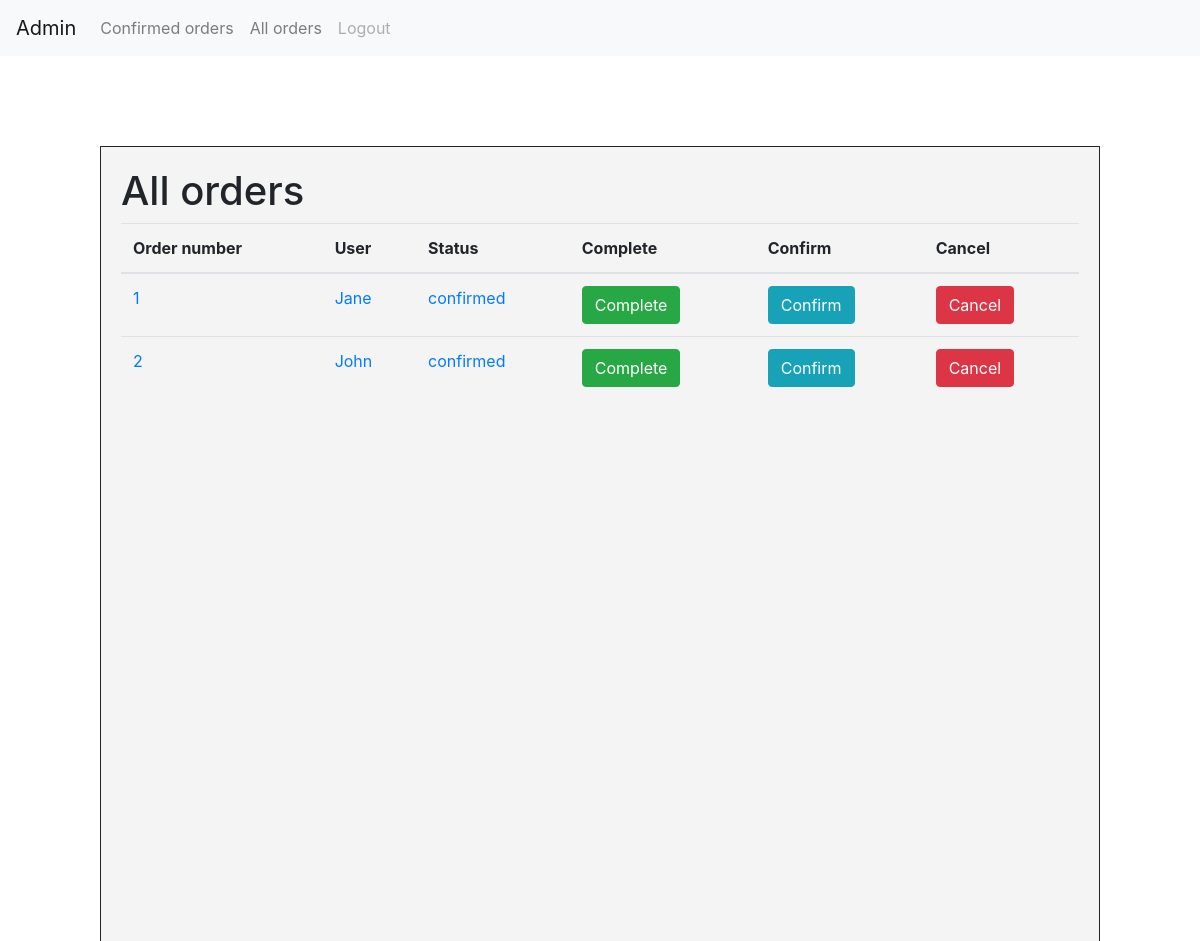
/staff_all_orders (signed in), run on an earlier commit of the app's database.
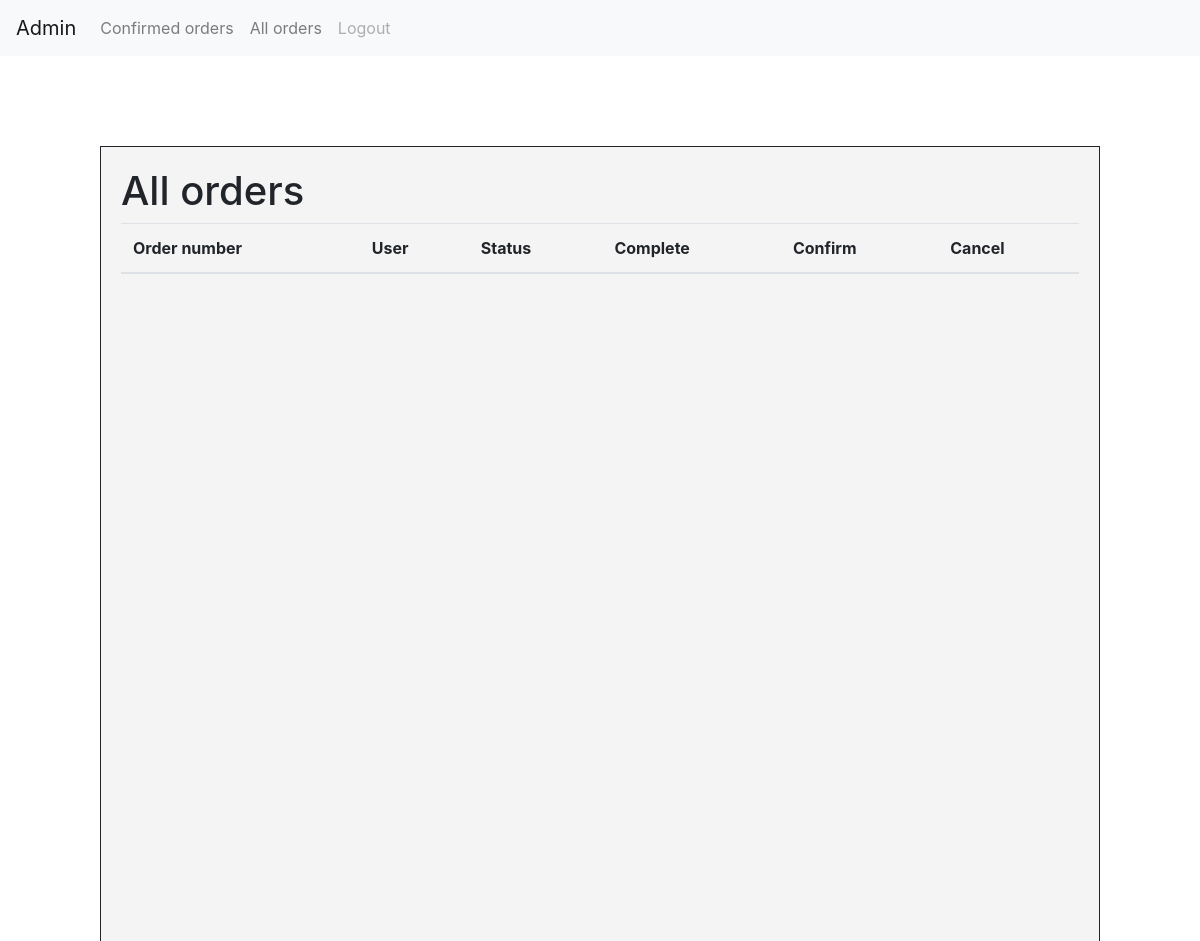
And on a later commit of the database.
### orders/models.py (models this page shows, shortened)
class Orders_tracking(models.Model):
    user = models.ForeignKey(User, on_delete=models.CASCADE)
    order_number = models.IntegerField(blank=True, null=True)
    status = models.CharField(max_length=15, blank=True, null=True)

### orders/views.py (the view)
# urls.py: path("staff_all_orders", views.staff_all_orders, name="staff_all_orders"),
def staff_all_orders(request):
    orders = Orders_tracking.objects.all()
    context ={"Orders": orders,
    }
    return render(request, "orders/staff_all_orders.html", context)

### orders/templates/orders/staff_all_orders.html (shortened to what this page needs)
{% extends "orders/base_staff.html" %}
{% block body %}
    <div class="menu-table">
            <h1>All orders</h1>
            <table class="table table-hover">
                    <thead>
                        <tr>
                        <th scope="col">Order number</th>
                        <th scope="col">User</th>
                        <th scope="col">Status</th>
                        <th scope="col">Complete</th>
                        <th scope="col">Confirm</th>
                        <th scope="col">Cancel</th>
                        </tr>
                    </thead>
                    <tbody>
                    {% for order in Orders %}
                        <tr>
                        <td><a href="{% url 'staff_see_orders' order.order_number %}">{{order.order_number}}</a></td>
                        <td><a href="{% url 'staff_see_orders' order.order_number %}">{{order.user}}</a></td>
                        <td><a href="{% url 'staff_see_orders' order.order_number %}">{{order.status}}</a></td>
                        <td><button id="complete_order" type="button" class="btn btn-success topping-button">Complete</button></td>
                        <td><button id="confirm_order" type="button" class="btn btn-info topping-button">Confirm</button></td>
                        <td><button id="cancel_order" type="button" class="btn btn-danger topping-button">Cancel</button></td>
                        </tr>
                    {% endfor %}
                    </tbody>
                </table>
                {% load static %}
{% endblock %}

### orders/templates/orders/base_staff.html (shortened to what this page needs)
{% load static %}
<!DOCTYPE html>
<html>
    <head>
        <link rel="stylesheet" href="{% static 'orders/styles.css' %}"/>
            <link rel="stylesheet" href="https://maxcdn.bootstrapcdn.com/bootstrap/4.0.0/css/bootstrap.min.css">
        <nav class="navbar navbar-expand-lg navbar-light bg-light">
                <a class="navbar-brand" href="#">{{user.username}}</a>
                <div class="collapse navbar-collapse" id="navbarNavAltMarkup">
                  <div class="navbar-nav">
                    <a class="nav-item nav-link" href="{% url 'staff_confirmed_orders' %}">Confirmed orders</a>
                    <a class="nav-item nav-link" href="{% url 'staff_all_orders' %}">All orders</a>
                    <a class="nav-item nav-link disabled" href="{% url 'logout' %}">Logout</a>
                  </div>
                </div>
              </nav>
    </head>
    <body>
        <div class="container-fluid">
          {% block body %}
          {% endblock %}
        </div>
    </body>
</html>

### orders/static/orders/styles.css (style rules this page uses)
.menu-table { width: 1000px; height: 800px; background-color: rgba(244, 244, 245, 0.945); border-style: solid; border-width: 1px; padding: 20px; position:absolute; left:0; right:0; top:150px; bottom:0; margin:auto; max-width:100%; max-height:100%; overflow:auto; }
a { color:red; }

What changed in the data, as far as the page shows it:
removed Orders_tracking: order_number "1", user "Jane", status "confirmed"
removed Orders_tracking: order_number "2", user "John", status "confirmed"
